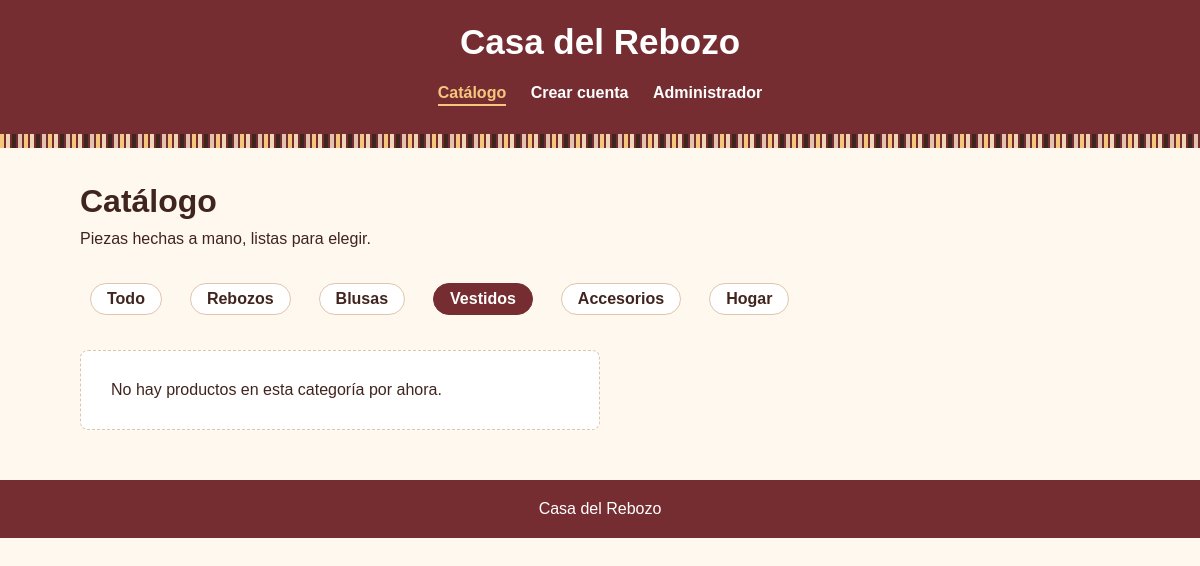
The page /catalogo?categoria=Vestidos on the database as committed earlier.
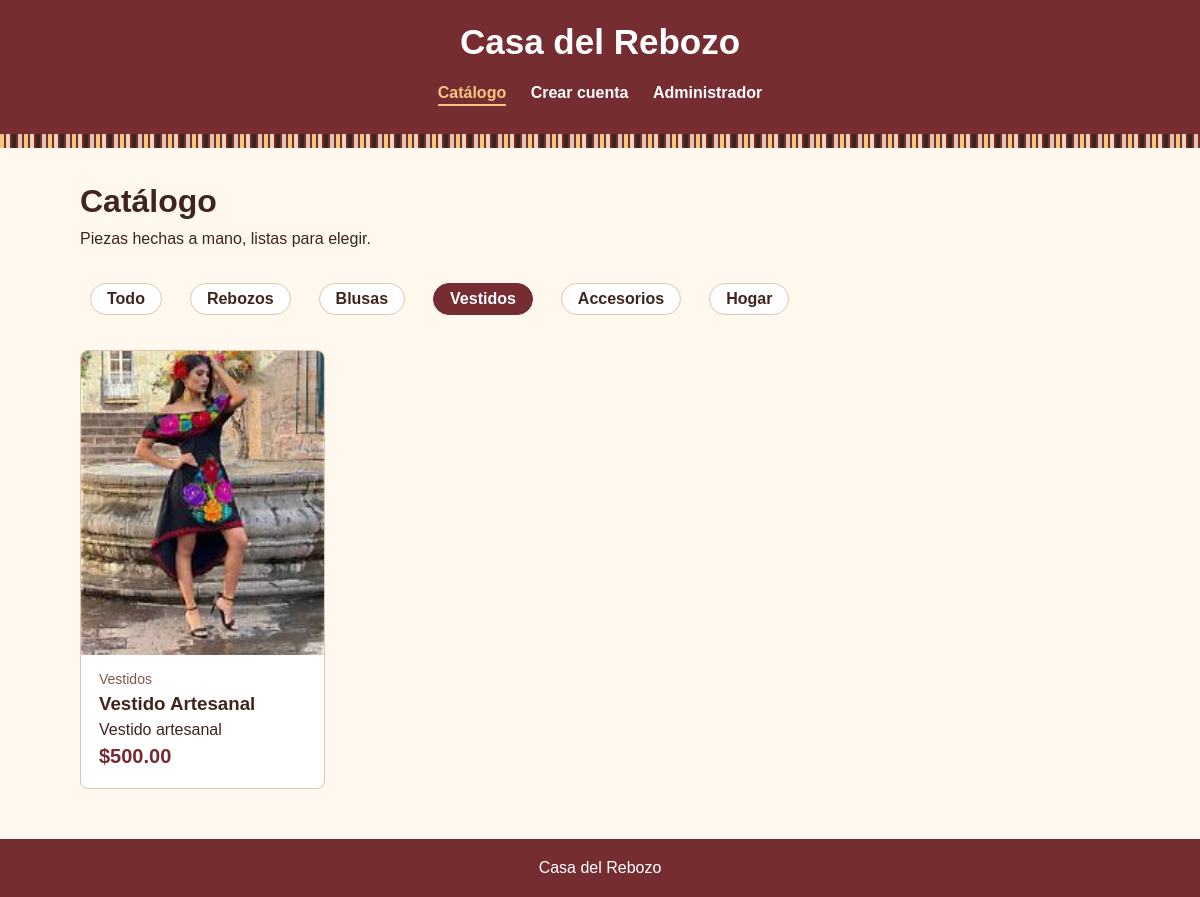
The same page on the database as committed later.
### tables this page shows
CREATE TABLE productos(
            id INTEGER PRIMARY KEY AUTOINCREMENT,
            nombre TEXT NOT NULL,
            descripcion TEXT DEFAULT '',
            precio REAL NOT NULL,
            cantidad INTEGER NOT NULL,
            categoria TEXT NOT NULL,
            imagen TEXT DEFAULT ''
        );

### app.py (the view)
@app.route("/")
@app.route("/catalogo")
def catalogo():
    categoria = request.args.get("categoria", "")
    if categoria in CATEGORIAS:
        filas = db().execute(
            "SELECT * FROM productos WHERE categoria=? AND cantidad>0 "
            "ORDER BY id DESC", (categoria,)).fetchall()
    else:
        categoria = ""
        filas = db().execute(
            "SELECT * FROM productos WHERE cantidad>0 ORDER BY id DESC"
        ).fetchall()
    return render_template("catalogo.html", lista=filas,
                           categorias=CATEGORIAS, activa=categoria)

### app.py (called while the page is built)
def db():
    if "db" not in g:
        g.db = sqlite3.connect(DB)
        g.db.row_factory = sqlite3.Row
    return g.db

@app.teardown_appcontext
def cerrar_db(_):
    conexion = g.pop("db", None)
    if conexion:
        conexion.close()

@app.template_filter("pesos")
def pesos(valor):
    return f"${valor:,.2f}"

### templates/catalogo.html (shortened to what this page needs)
<!DOCTYPE html>
<html lang="es">
<head>
  <link rel="stylesheet" href="{{ url_for('static', filename='estilos.css') }}">
</head>
<body>
  <header class="encabezado">
    <div class="barra">
      <a class="marca" href="{{ url_for('catalogo') }}">Casa del Rebozo</a>
      <nav class="menu">
        <a href="{{ url_for('catalogo') }}" class="activo">Catálogo</a>
        <a href="{{ url_for('registro') }}">Crear cuenta</a>
        {% if session.admin %}
        <a href="{{ url_for('panel') }}">Panel</a>
        <a href="{{ url_for('productos') }}">Productos</a>
        <a href="{{ url_for('clientes') }}">Clientes</a>
        <a href="{{ url_for('salir') }}">Salir</a>
        {% else %}
        <a href="{{ url_for('login') }}">Administrador</a>
        {% endif %}
      </nav>
    </div>
    <div class="flecos"></div>
  </header>
  <main>
    <h1>Catálogo</h1>
    <p class="intro">Piezas hechas a mano, listas para elegir.</p>
    <nav class="filtros" aria-label="Categorías">
      <a href="{{ url_for('catalogo') }}" {% if not activa %}class="activo"{% endif %}>Todo</a>
      {% for c in categorias %}
      <a href="{{ url_for('catalogo', categoria=c) }}" {% if activa == c %}class="activo"{% endif %}>{{ c }}</a>
      {% endfor %}
    </nav>
    {% if lista %}
    <section class="rejilla">
      {% for p in lista %}
      <article class="pieza">
        {% if p.imagen %}
        <img class="foto" src="{{ url_for('static', filename='uploads/' ~ p.imagen) }}" alt="{{ p.nombre }}">
        {% else %}
        <div class="foto">Sin imagen</div>
        {% endif %}
        <div class="cuerpo">
          <span class="categoria">{{ p.categoria }}</span>
          <h3>{{ p.nombre }}</h3>
          <p>{{ p.descripcion }}</p>
          <span class="precio">{{ p.precio|pesos }}</span>
        </div>
      </article>
      {% endfor %}
    </section>
    {% else %}
    <p class="vacio">No hay productos en esta categoría por ahora.</p>
    {% endif %}
  </main>
  <footer class="pie">Casa del Rebozo</footer>
</body>
</html>

### static/estilos.css (style rules this page uses)
* { margin: 0; padding: 0; box-sizing: border-box; }
body { font-family: Arial, sans-serif; background-color: #fff8ef; color: #40251f; }
header { background-color: #762d32; color: white; text-align: center; padding: 25px; }
nav { margin-top: 20px; }
nav a { color: white; text-decoration: none; margin: 10px; font-weight: bold; }
.precio { color: #762d32; font-weight: bold; }
footer { background-color: #762d32; color: white; text-align: center; padding: 20px; }
h1 { font-size: 32px; margin-bottom: 10px; }
a { color: #762d32; }
header.encabezado { padding: 0; }
.barra { padding: 22px 20px 18px; }
.marca { color: white; text-decoration: none; font-size: 35px; font-weight: bold; display: block; margin-bottom: 4px; }
.menu { margin-top: 12px; }
.menu a { display: inline-block; padding-bottom: 2px; }
.menu a.activo { color: #f5c77e; border-bottom: 2px solid #f5c77e; }
.flecos { height: 14px; background: repeating-linear-gradient(90deg, #f5c77e 0 6px, #f1d6b5 6px 12px, #40251f 12px 18px, #dfc5ae 18px 24px); -webkit-mask: repeating-linear-gradient(90deg, #000 0 4px, transparent 4px 6px); mask: repeating-linear-gradient(90deg, #000 0 4px, transparent 4px 6px); }
main { max-width: 1080px; margin: 0 auto; padding: 35px 20px 50px; }
.intro { max-width: 60ch; margin-bottom: 25px; }
.pie { padding: 20px; }
.filtros { display: flex; flex-wrap: wrap; gap: 8px; margin-bottom: 25px; }
.filtros a { text-decoration: none; color: #40251f; border: 1px solid #dfc5ae; border-radius: 999px; padding: 6px 16px; background: white; }
.filtros a.activo { background: #762d32; border-color: #762d32; color: white; }
.rejilla { display: grid; gap: 20px; grid-template-columns: repeat(auto-fill, minmax(230px, 1fr)); }
.pieza { background: white; border: 1px solid #dfc5ae; border-radius: 8px; overflow: hidden; display: flex; flex-direction: column; }
.pieza .foto { aspect-ratio: 4 / 5; width: 100%; object-fit: cover; background: #f5e7d8; display: grid; place-items: center; }
.pieza .cuerpo { padding: 16px 18px 20px; display: flex; flex-direction: column; gap: 6px; flex: 1; }
.pieza h3 { margin: 0; }
.pieza .categoria { font-size: 14px; color: #7a5a4c; }
.pieza p { flex: 1; }
.pieza .precio { font-size: 20px; }

Rows that differ between the two databases and show on the page:
added productos: imagen (picture), categoria "Vestidos", nombre "Vestido Artesanal", descripcion "Vestido artesanal", precio|pesos "$500.00"
Other text that changed with them:
text no longer shown: "No hay productos en esta categoría por ahora."
